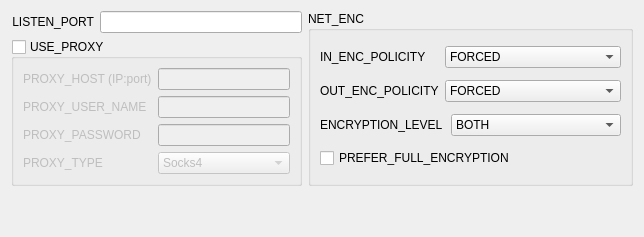
        <widget class="QWidget" name="page">
         <layout class="QGridLayout" name="gridLayout_20">
          <item row="0" column="2">
           <widget class="QLineEdit" name="portEdit"/>
          </item>
          <item row="0" column="0" colspan="2">
           <widget class="QLabel" name="label">
            <property name="layoutDirection">
             <enum>Qt::LeftToRight</enum>
            </property>
            <property name="autoFillBackground">
             <bool>false</bool>
            </property>
            <property name="text">
             <string>LISTEN_PORT</string>
            </property>
            <property name="alignment">
             <set>Qt::AlignRight|Qt::AlignTrailing|Qt::AlignVCenter</set>
            </property>
           </widget>
          </item>
          <item row="1" column="0" colspan="3">
           <widget class="QGroupBox" name="proxyGroupBox">
            <property name="enabled">
             <bool>true</bool>
            </property>
            <property name="title">
             <string>USE_PROXY</string>
            </property>
            <property name="checkable">
             <bool>true</bool>
            </property>
            <property name="checked">
             <bool>false</bool>
            </property>
            <layout class="QGridLayout" name="gridLayout">
             <item row="3" column="0">
              <widget class="QLabel" name="label_5">
               <property name="whatsThis">
                <string>PROXY_TYPE_WIT</string>
               </property>
               <property name="text">
                <string>PROXY_TYPE</string>
               </property>
              </widget>
             </item>
             <item row="1" column="1">
              <widget class="QLineEdit" name="proxyUsernameEdit">
               <property name="whatsThis">
                <string>PROXY_USER_NAME_WIT</string>
               </property>
              </widget>
             </item>
             <item row="0" column="1">
              <widget class="QLineEdit" name="proxyHostEdit">
               <property name="whatsThis">
                <string>PROXY_HOST_WIT</string>
               </property>
              </widget>
             </item>
             <item row="1" column="0">
              <widget class="QLabel" name="label_3">
               <property name="whatsThis">
                <string>PROXY_USER_NAME_WIT</string>
               </property>
               <property name="text">
                <string>PROXY_USER_NAME</string>
               </property>
              </widget>
             </item>
             <item row="0" column="0">
              <widget class="QLabel" name="label_2">
               <property name="whatsThis">
                <string>PROXY_HOST_WIT</string>
               </property>
               <property name="text">
                <string>PROXY_HOST (IP:port)</string>
               </property>
              </widget>
             </item>
             <item row="2" column="1">
              <widget class="QLineEdit" name="proxyPwdEdit">
               <property name="whatsThis">
                <string>PROXY_PASSWORD</string>
               </property>
              </widget>
             </item>
             <item row="3" column="1">
              <widget class="QComboBox" name="proxyTypeComboBox">
               <property name="whatsThis">
                <string>PROXY_TYPE</string>
               </property>
               <item>
                <property name="text">
                 <string>Socks4</string>
                </property>
               </item>
               <item>
                <property name="text">
                 <string>Socks5</string>
                </property>
               </item>
               <item>
                <property name="text">
                 <string>Socks5 с паролем</string>
                </property>
               </item>
               <item>
                <property name="text">
                 <string>http</string>
                </property>
               </item>
               <item>
                <property name="text">
                 <string>http с паролем</string>
                </property>
               </item>
               <item>
                <property name="text">
                 <string>i2p</string>
                </property>
               </item>
              </widget>
             </item>
             <item row="2" column="0">
              <widget class="QLabel" name="label_4">
               <property name="whatsThis">
                <string>PROXY_PASSWORD_WIT</string>
               </property>
               <property name="text">
                <string>PROXY_PASSWORD</string>
               </property>
              </widget>
             </item>
            </layout>
           </widget>
          </item>
          <item row="2" column="0">
           <spacer name="verticalSpacer_4">
            <property name="orientation">
             <enum>Qt::Vertical</enum>
            </property>
            <property name="sizeHint" stdset="0">
             <size>
              <width>20</width>
              <height>40</height>
             </size>
            </property>
           </spacer>
          </item>
          <item row="0" column="3" rowspan="2">
           <widget class="QGroupBox" name="groupBox_10">
            <property name="title">
             <string>NET_ENC</string>
            </property>
            <property name="checkable">
             <bool>false</bool>
            </property>
            <layout class="QGridLayout" name="gridLayout_28">
             <item row="0" column="0">
              <widget class="QLabel" name="label_27">
               <property name="text">
                <string>IN_ENC_POLICITY</string>
               </property>
              </widget>
             </item>
             <item row="0" column="1" colspan="2">
              <widget class="QComboBox" name="inEncPolicyComboBox">
               <property name="currentIndex">
                <number>0</number>
               </property>
               <item>
                <property name="text">
                 <string>FORCED</string>
                </property>
               </item>
               <item>
                <property name="text">
                 <string>ENABLED</string>
                </property>
               </item>
               <item>
                <property name="text">
                 <string>DISABLED</string>
                </property>
               </item>
              </widget>
             </item>
             <item row="1" column="0">
              <widget class="QLabel" name="label_28">
               <property name="text">
                <string>OUT_ENC_POLICITY</string>
               </property>
              </widget>
             </item>
             <item row="2" column="0" colspan="2">
              <widget class="QLabel" name="label_29">
               <property name="text">
                <string>ENCRYPTION_LEVEL</string>
               </property>
              </widget>
             </item>
             <item row="2" column="2">
              <widget class="QComboBox" name="encLevelComboBox">
               <property name="currentIndex">
                <number>2</number>
               </property>
               <item>
                <property name="text">
                 <string>PROTOCOL_ENC_ONLY</string>
                </property>
               </item>
               <item>
                <property name="text">
                 <string>FULL_ENC</string>
                </property>
               </item>
               <item>
                <property name="text">
                 <string>BOTH</string>
                </property>
               </item>
              </widget>
             </item>
             <item row="3" column="0" colspan="3">
              <widget class="QCheckBox" name="preferFullEncCheckBox">
               <property name="text">
                <string>PREFER_FULL_ENCRYPTION</string>
               </property>
              </widget>
             </item>
             <item row="1" column="1" colspan="2">
              <widget class="QComboBox" name="outEncPolicyComboBox">
               <property name="currentIndex">
                <number>0</number>
               </property>
               <item>
                <property name="text">
                 <string>FORCED</string>
                </property>
               </item>
               <item>
                <property name="text">
                 <string>ENABLED</string>
                </property>
               </item>
               <item>
                <property name="text">
                 <string>DISABLED</string>
                </property>
               </item>
              </widget>
             </item>
            </layout>
           </widget>
          </item>
         </layout>
        </widget>
